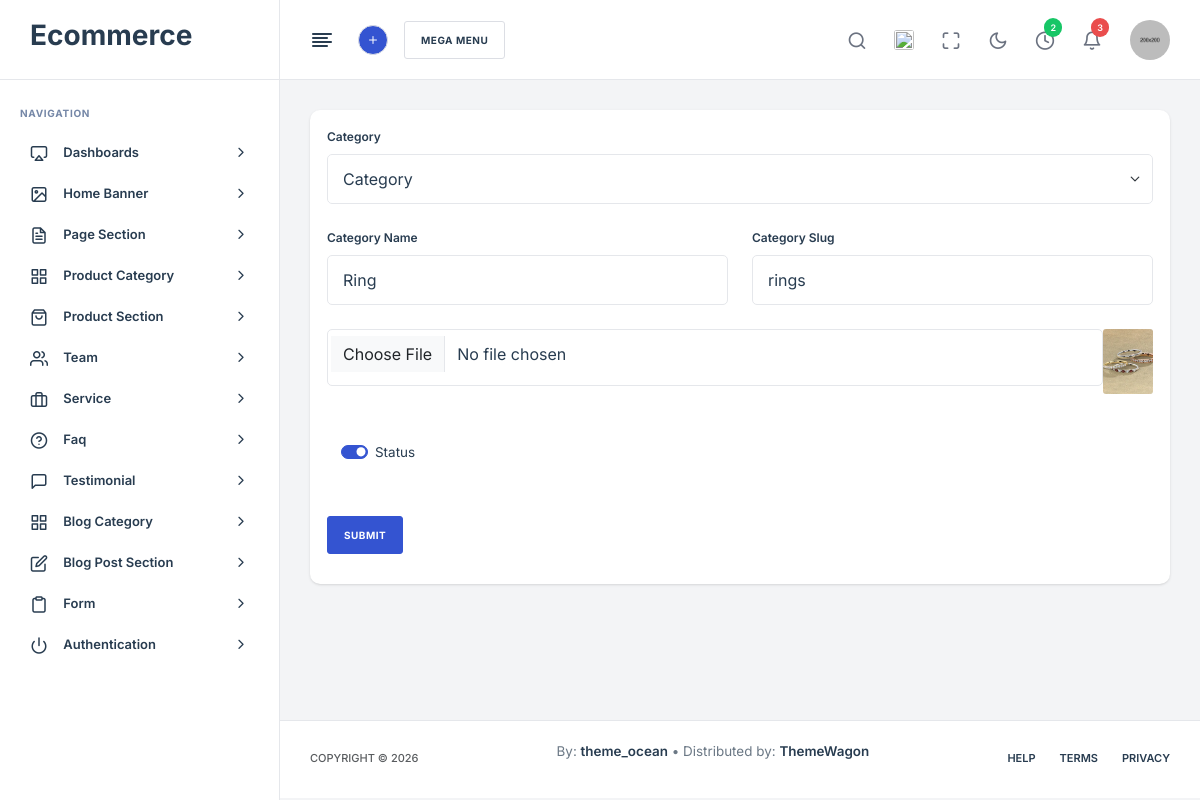
The app's page /admin/product-category-edit.php?id=32 with its own data.
### tables this page shows
CREATE TABLE `category` (
  `id` int(11) NOT NULL,
  `category_slug` text NOT NULL,
  `category_name` varchar(255) NOT NULL,
  `date` bigint(22) NOT NULL,
  `category_link` varchar(255) NOT NULL,
  `parent_id` int(11) DEFAULT 0,
  `category_image` text NOT NULL,
  `status` enum('0','1') NOT NULL DEFAULT '1'
);

### admin/product-category-edit.php (the view, shortened to what this page needs)
  <?php
    include('layout/header.php');
    $id = $_GET['id'];
    $row = mysqli_fetch_assoc(mysqli_query($conn, "SELECT * FROM category WHERE id='$id'"));
    ?>
  <main class="nxl-container">
      <div class="nxl-content">
          <div class="main-content">
              <div class="row">
                  <div class="col-xl-12">
                      <div class="card stretch stretch-full">
                           <form method="post" action="" enctype="multipart/form-data">
    <div class="card-body">
        <?php
        $fetch_dropdown = "SELECT * FROM category WHERE parent_id=0";
        $result_category = mysqli_query($conn, $fetch_dropdown);
        ?>
        <div class="mb-4">
            <label for="category" class="form-label">Category</label>
            <select id="category" name="category_id" class="form-select form-control">
                <option value="">Category</option>
            </select>
        </div>
        <div class="row">
            <div class="col-lg-6 mb-4">
                <label class="form-label">Category Name</label>
                <input type="text" name="category_name" id="category_name"
                       value="<?php echo $row['category_name']; ?>"
                       class="form-control" required>
            </div>
            <div class="col-lg-6 mb-4">
                <label class="form-label">Category Slug</label>
                <input type="text" name="category_slug" id="category_slug"
                       value="<?php echo $row['category_slug']; ?>"
                       class="form-control" required>
            </div>
        </div>
        <div class="row mb-4">
           <div class="col-lg-12 mb-4 d-flex ">
                                <input type="file" name="category_image" class="form-control mb-2">
                                <img src="<?php echo HTTP_SERVER .'upload/'. $row['category_image']; ?>" width="50">
         </div>
        </div>
        <div class="row">
            <div class="col-lg-6 mb-4">
                <div class="form-check form-switch ps-5">
                    <input class="form-check-input" type="checkbox" id="status" name="status" value="1"
                    <?php echo (isset($row['status']) && $row['status'] == 1) ? 'checked' : ''; ?> >
                    <label class="form-check-label fw-500 text-dark" for="status">Status</label>
                </div>
            </div>
        </div>
        <div class="mt-4">
            <input type="submit" name="submit" class="btn btn-primary">
        </div>
    </div>
</form>
                      </div>
                  </div>
              </div>
          </div>
      </div>
      <?php include('layout/footer.php'); ?>

### records on screen
category: category_name "Ring", category_slug "rings", category_image (picture), status "☑"
